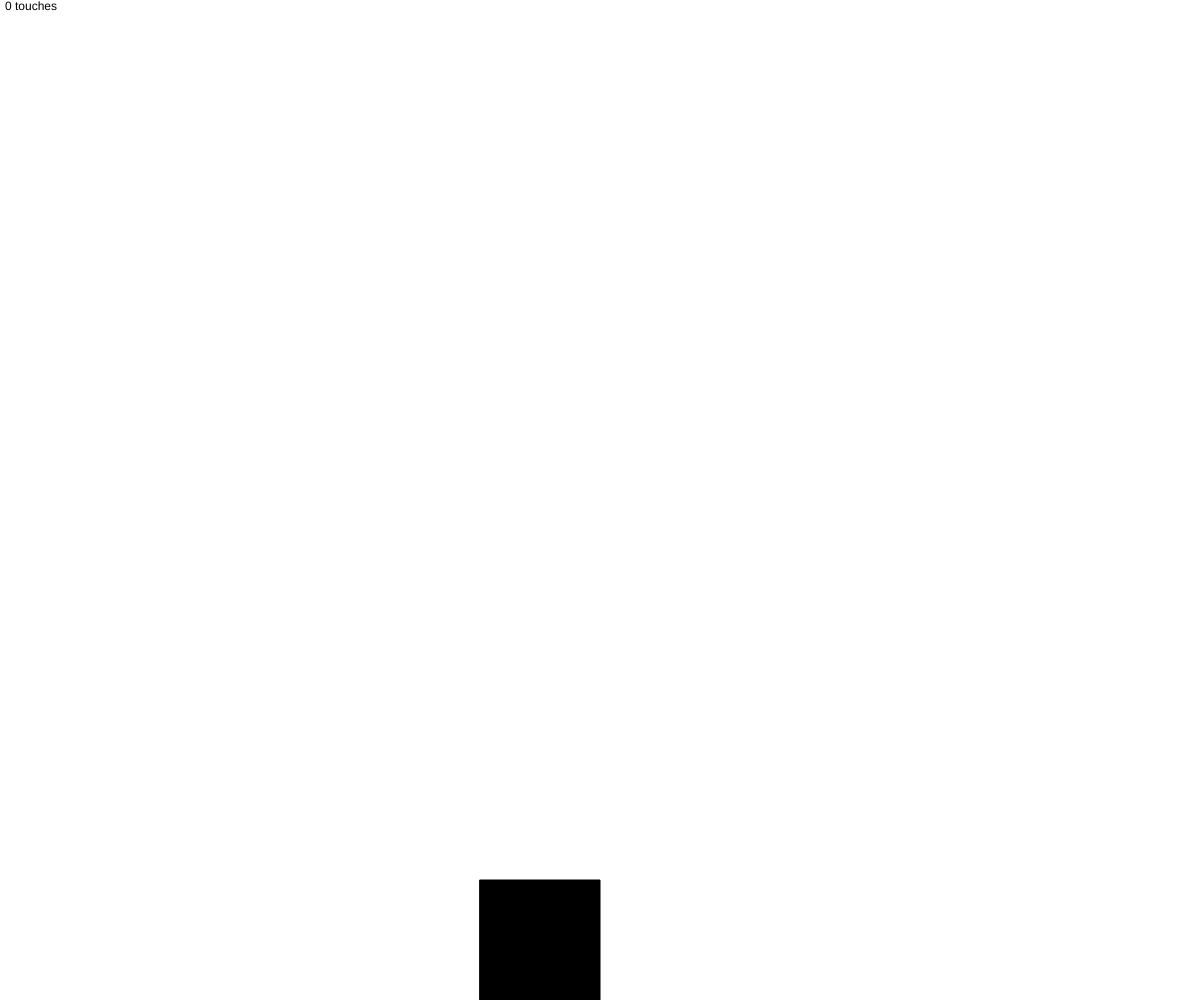
Frame 1 (no input)
Frame 60 (no input): identical to frame 1, image omitted
Frame 120 (the mouse pressed at the canvas centre since frame 60): identical to frame 1, image omitted

The p5.js sketch that drew this single still picture (run headless with seeded random() and noise() and a simulated clock; from frame 60 on, the mouse is pressed at the canvas centre):

// p5.js sketch
// ── sketch.js

let value = 0;
let gameY = 400;
let maxBoxNumber = 10;
let boxSize = 0;
class Player{
    constructor(){
        this.leftMostBoxX = window.innerWidth/maxBoxNumber*4;
        this.boxArray = [];
        this.boxArray.push(new Box(this.leftMostBoxX))
    }

}

class Box{
    constructor(x){
        this.x = x;
        this.y = gameY;

    }
}

var p;

function keyPressed(){
    if (keyCode === LEFT_ARROW) {
        var newBox = new Box(p.boxArray[0].x - boxSize);
        p.boxArray.unshift(newBox);
        console.log(p.boxArray);
    } else if (keyCode === RIGHT_ARROW) {
        var newBox = new Box(p.boxArray[p.boxArray.length - 1].x + boxSize);
        p.boxArray.push(newBox);
        console.log(p.boxArray);
    }
}
          

function setup(){
    createCanvas()
    createCanvas(windowWidth, windowHeight)
    boxSize = windowWidth/maxBoxNumber
    gameY = windowHeight - boxSize
    p = new Player()
    background(220)
}

function draw() {
    clear();
    fill(value);
    let display = touches.length + ' touches';
    text(display, 5, 10);
    p.boxArray.forEach(box => {
        square(box.x, gameY, boxSize);
    })

}
// ── app.css
html, body{
    margin: 0px;
    padding: 0px;
    width: 100%;
    height: 100%;
    overflow: hidden;
    touch-action: manipulation;
}
canvas{
    touch-action: manipulation;
}
